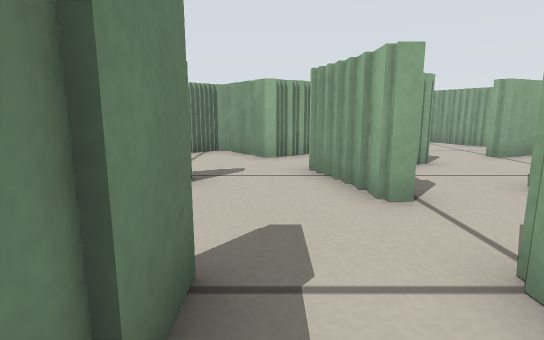
[1] (above)

24 first-person views from a walk through a Stage world. The camera is 0.29 m above the floor, tilts 10° down and sees 80° across. The lines on the ground mark 1 m squares. The floor is counted in squares, 0.25 m on a side. Each view is taken from the middle of a square. On the plan, view 1 faces up. The plan holds only what a view shows up to about 13 squares ahead; the rest is blank. The place goes on beyond the plan. Robots are left out.

[2]
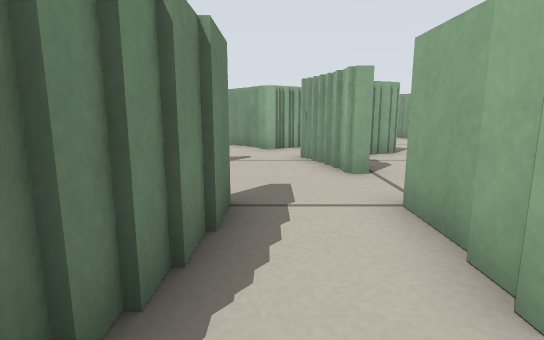

[3]
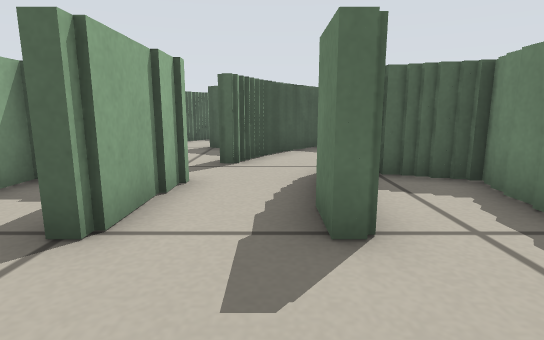

[4]
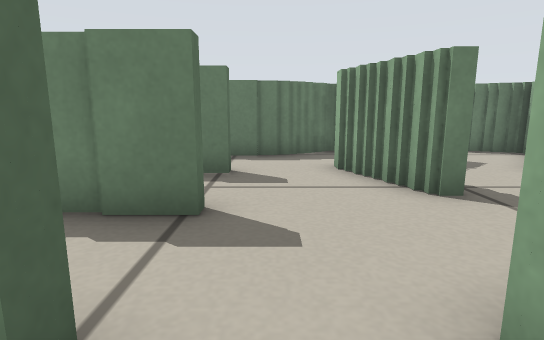

[5]
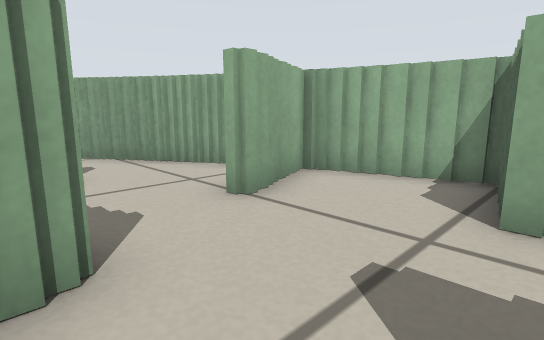

[6]
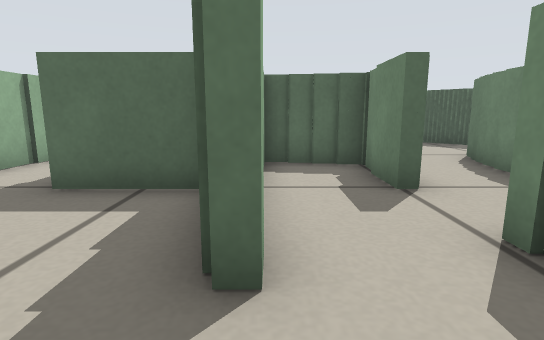

[7]
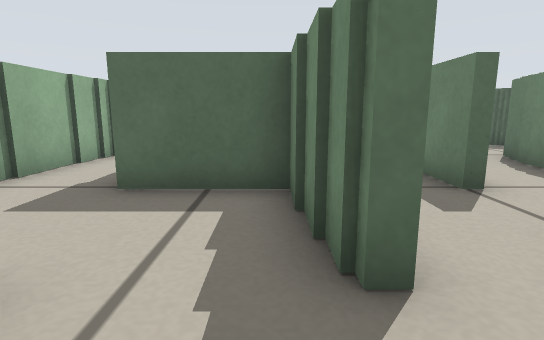

[8]
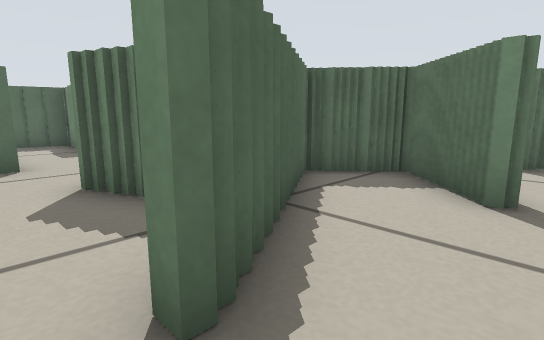

[9]
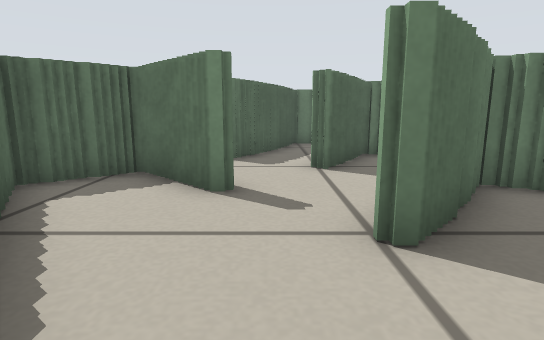

[10]
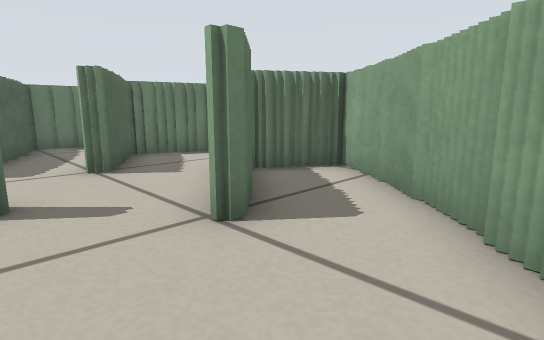

[11]
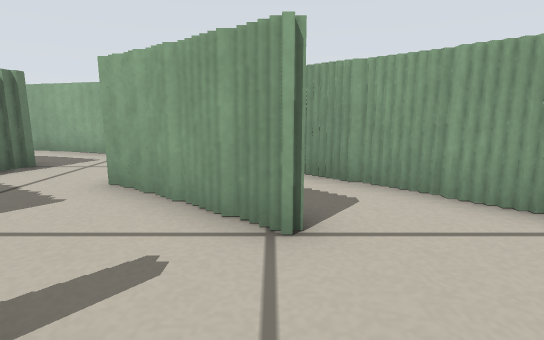

[12]
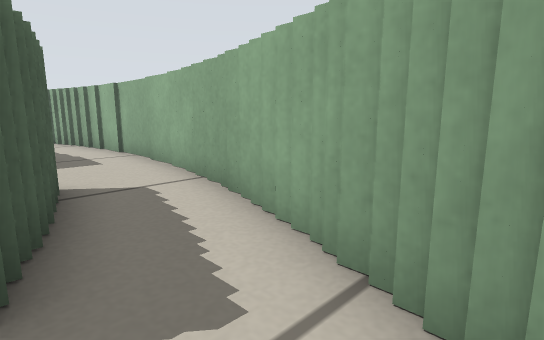

[13]
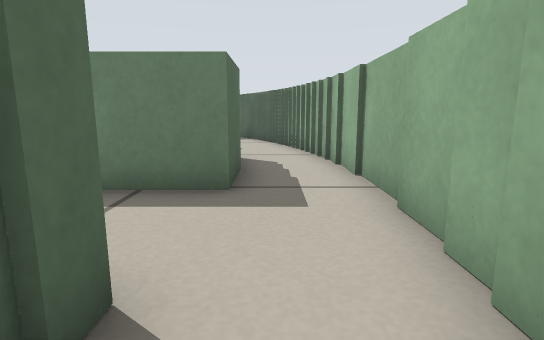

[14]
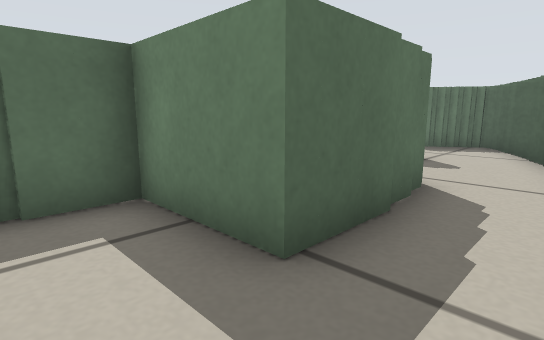

[15]
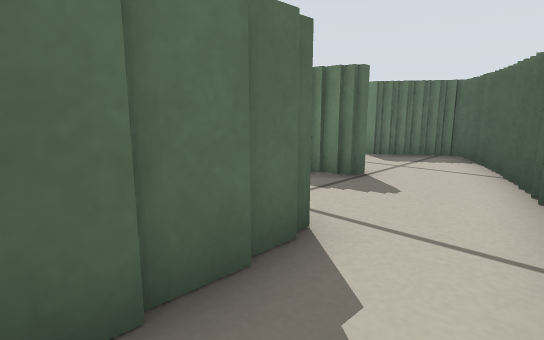

[16]
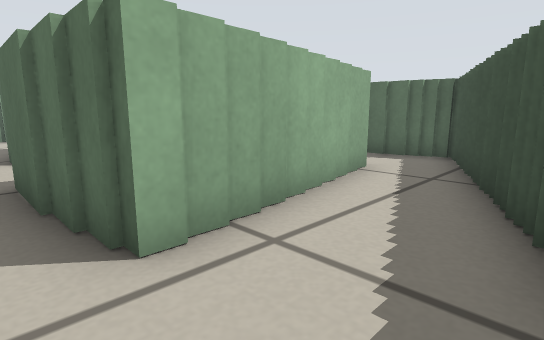

[17]
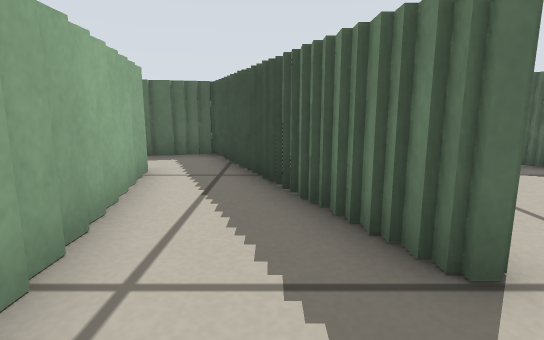

[18]
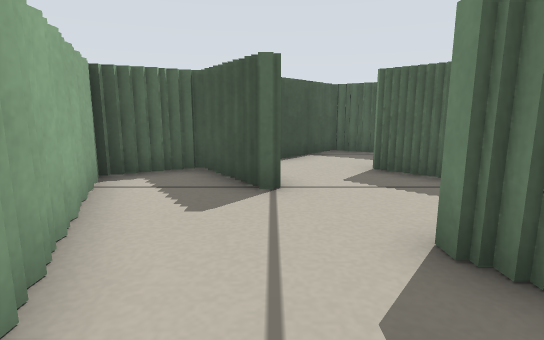

[19]
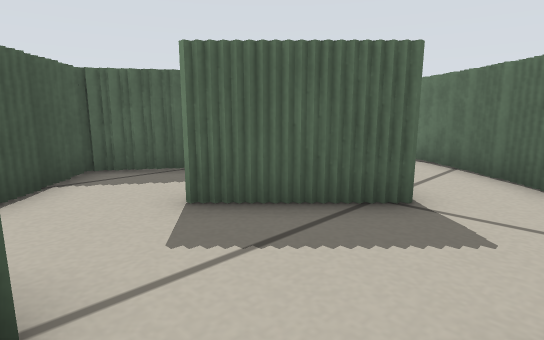

[20]
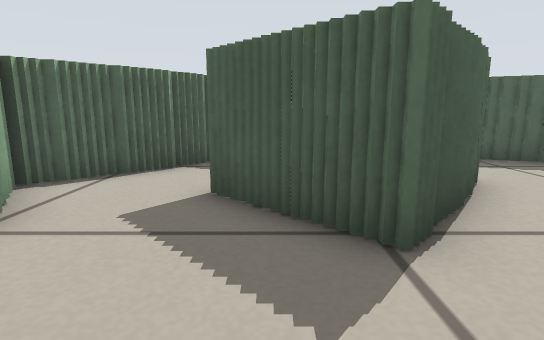

[21]
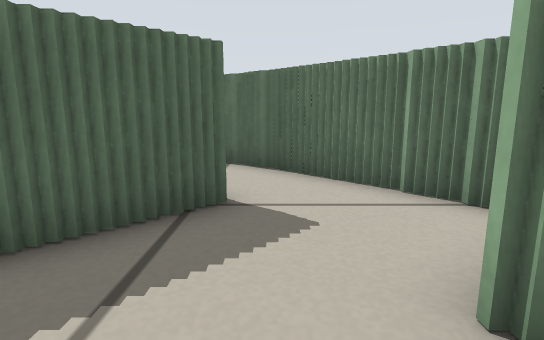

[22]
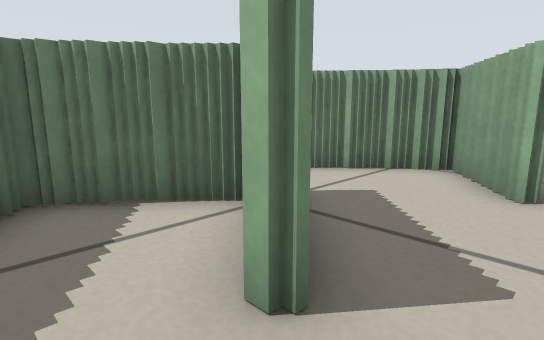

[23]
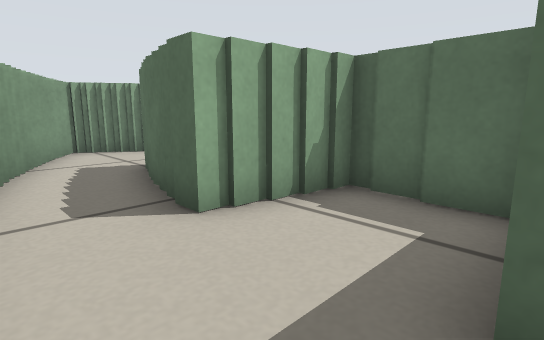

[24]
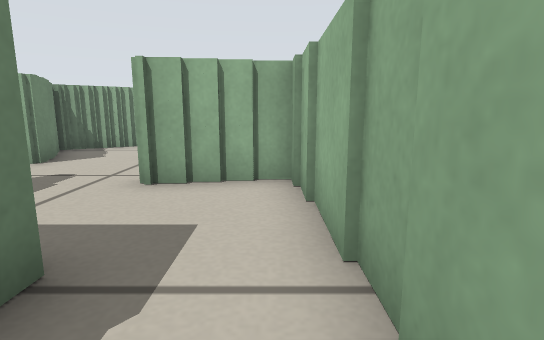

### Floor plan
Key: @ floor where view 1 was taken; # wall or solid block; . floor.
Columns run from 25 left of view 1 to 10 right of it. Each row starts with its distance up from view 1.
 22             #######
 21         #####.....#####
 20       ###.............###
 19     ###.....####..###...##
 18    ###...#..#  #..# ##...##
 17  ###.#...#..#  ####  #...#####
 16 ##.......##.#    ##  #...##..##
 15 #........##.#    ##  ##...##..#
 14 #.###..#..#.##   ### .##...#..##
 13 .##.##.#####.      ###.........##
 12  #......####         #...#......#
 11  # ....##  ####         ##..##..##
 10    ##.##          ##   ##.###....#
  9     ###           #.    #####..####
  8                    ........ #.....#
  7                      .....###.....#
  6                       .#..#.....###
  5                   #  ###..##.#..###
  4                   ##.........##...##
  3                    #......... #....#
  2                    #.##.#..#. ###..#
  1                      ##.#..#.    ..#
  0                      ##.#@.###   ..#
 -1                      ####..###    ##
 -2                         ..##      #
 -3                        ...#
 -4                        ..##
 -5                       #####

Positions as (right, up) in squares from view 1, and headings:
1: (0, 0), facing up
2: (0, -2), facing up
3: (0, 5), facing down
4: (3, 3), facing left
5: (3, 5), facing up-right
6: (4, 7), facing down
7: (5, 7), facing down
8: (5, 13), facing down-left
9: (5, 13), facing left
10: (5, 12), facing up-left
11: (2, 11), facing up
12: (-1, 18), facing up-left
13: (-5, 20), facing left
14: (-8, 21), facing down-left
15: (-11, 21), facing down-left
16: (-16, 20), facing down-right
17: (-15, 20), facing down
18: (-18, 19), facing down
19: (-18, 16), facing down-left
20: (-21, 17), facing down
21: (-18, 15), facing left
22: (-19, 11), facing up-left
23: (-10, 21), facing down-right
24: (9, 0), facing up
